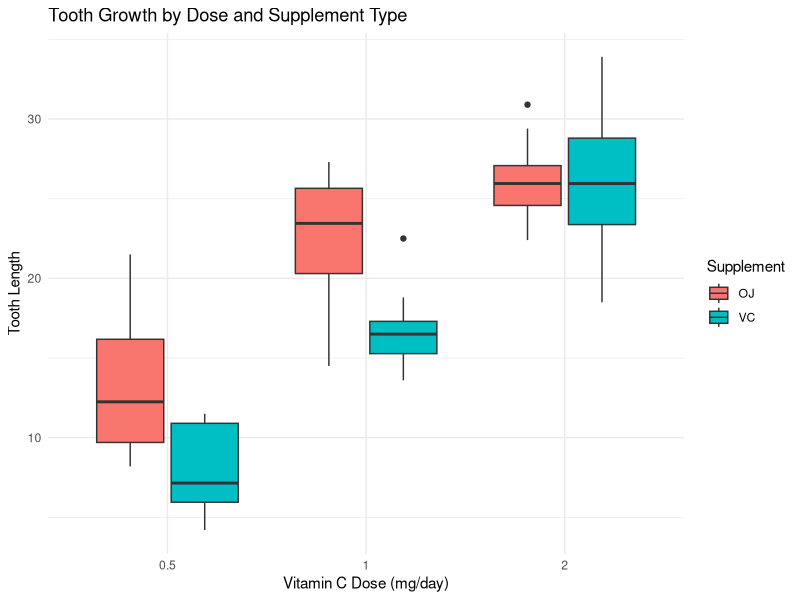

Recreate this plot in R.
## ---- chunk 1
library(ggplot2)
data("ToothGrowth") 

head(ToothGrowth)

# Convert dose to factor for ANOVA
ToothGrowth$dose <- as.factor(ToothGrowth$dose)

# Tooth length by supplement type and dose
ggplot(ToothGrowth, aes(x = dose, y = len, fill = supp)) +
  geom_boxplot() +
  labs(
    title = "Tooth Growth by Dose and Supplement Type",
    x = "Vitamin C Dose (mg/day)",
    y = "Tooth Length",
    fill = "Supplement"
  ) +
  theme_minimal()

# Tooth growth increases with higher doses for both OJ and VC.
# OJ results in greater tooth growth at low and medium doses (0.5, 1.0 mg/day).
# At the highest dose (2.0 mg/day), VC catches up or slightly surpasses OJ.


## ---- chunk 2
subset_0.5 <- subset(ToothGrowth, dose == 0.5)
subset_1   <- subset(ToothGrowth, dose == 1)
subset_2   <- subset(ToothGrowth, dose == 2)

t.test(len ~ supp, data = subset_0.5) # There is a statistically significant difference in tooth growth between OJ and VC at the 0.5 mg dose, wirh OJ leads to significantly more tooth growth than VC 
t.test(len ~ supp, data = subset_1) # OJ again leads to significantly greater tooth length;   
t.test(len ~ supp, data = subset_2) # no significant difference   

## ---- chunk 3
anova_model <- aov(len ~ supp * dose, data = ToothGrowth)
summary(anova_model)
# the type of supplement affects tooth growth.
# dose level strongly affects growth.
# supplement's effect varies by dose.

TukeyHSD(anova_model)
# On average, OJ leads to significantly more tooth growth than VC across all doses.

# Orange juice leads to more tooth growth than pure vitamin C at lower doses.
# At 2.0 mg/day, both delivery methods are equally effective.

# Pretty much what I expected. After all, there is vc in orange juice as well, along with other trace minerals. I wonder if they would see a difference if they isolated the vc in the orange juice. I think it would have.
# Probably should have used vc and water or other placebo.
